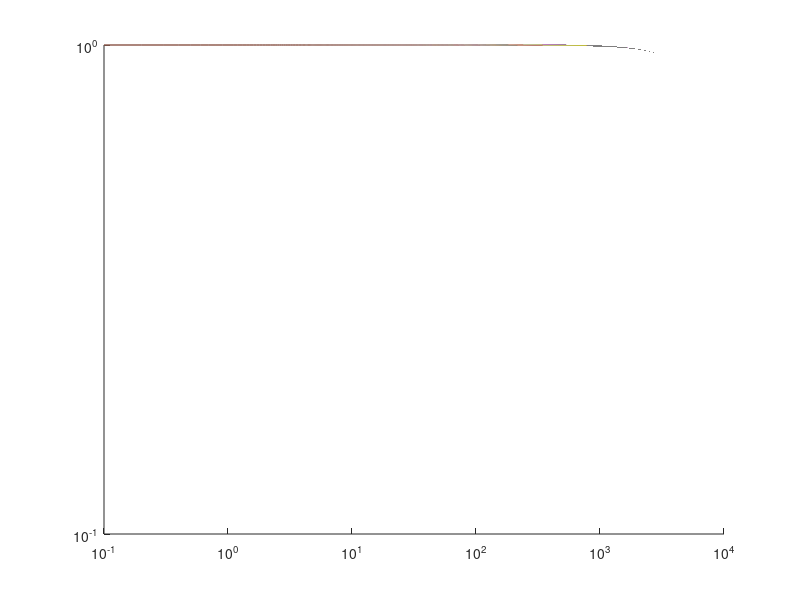
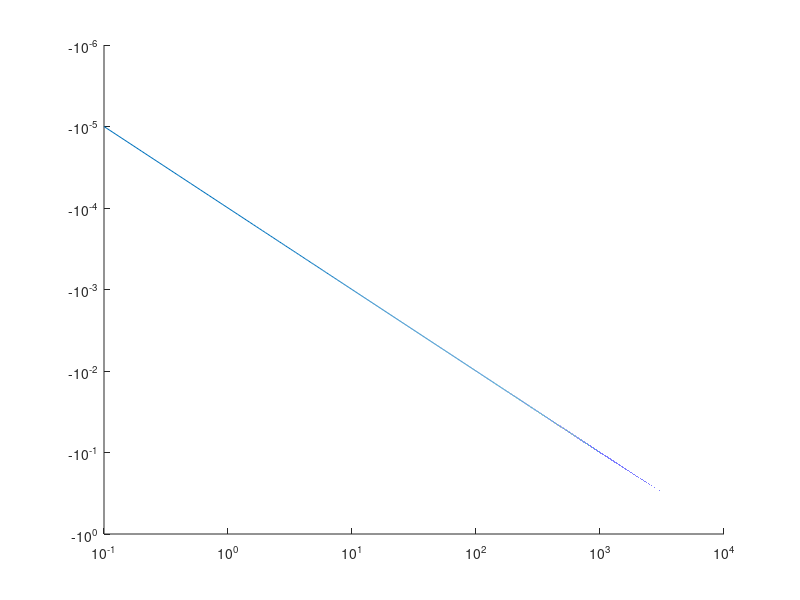
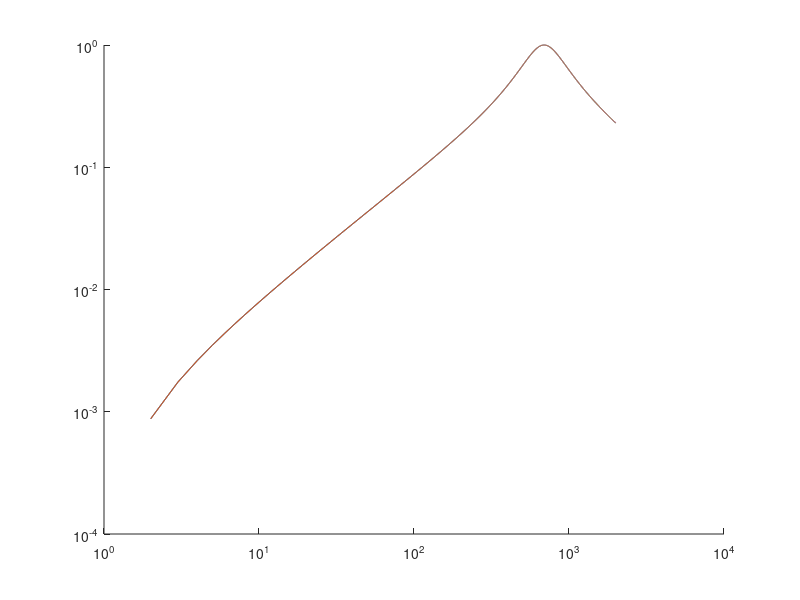
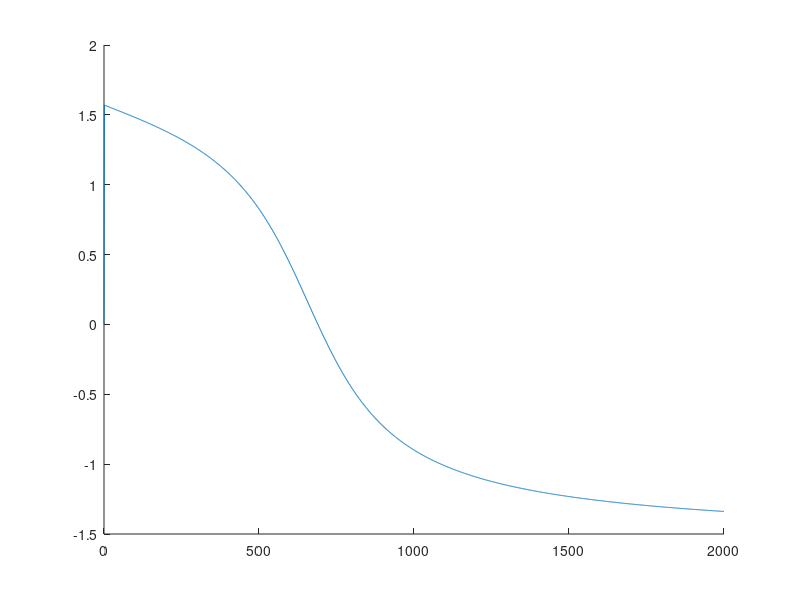

These figures' MATLAB source, in order:
% Transfer funcion for the RC circuit
R = 1000;
C = 100 * 10^-9;

trans = @(w) 1 / (1 + 1i*w*R*C);
input = 0:0.1:10000;
output = arrayfun(trans, input);

% Plot Magnitude
figure; hold on;
loglog(input, abs(output));
plot(input, abs(output));

% Plot Phase
figure; hold on;
loglog(input, angle(output));

% Transfer function for the RLC circuit
R = 250;
C = 3.5 * 10^-6;
L = 0.6;

trans = @(w) (1i*w*R*C) / (1 + 1i*w*R*C + (1i*w)^2 * L*C);
input = 0:2000;
output = arrayfun(trans, input);

% Plot Magnitude
figure; hold on;
plot(abs(output));
loglog(abs(output));
%loglog(input, abs(output));

% Plot Phase
figure; hold on;
plot(input, angle(output));

% Transfer function for the RLC circuit with critical damping
R = 2000;
C = 300 * 10^-9;
L = 0.3;

trans = @(w) (1i*w*R*C) / (1 + 1i*w*R*C + (1i*w)^2 * L*C);
input = 0:5000;
output = arrayfun(trans, input);

% Plot Magnitude
figure; hold on;
plot(abs(output));
%loglog(input, abs(output));

% Plot Phase
figure; hold on;
plot(input, angle(output));